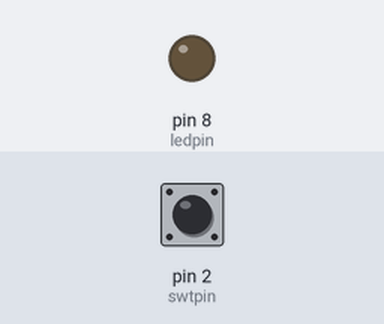
This sketch was run on a simulated Arduino Uno, built with avr-gcc and run on an emulated ATmega328P. Parts: output pins drawn as LEDs (lit = HIGH). The inputs (shaded band) are chosen by the test bench; at power-on: pin 2 (swtpin) HIGH.

Above: at 1.2 s.
1.3 s: pin 2 (swtpin) pulled LOW for 0.15 s
At 1.37 s:
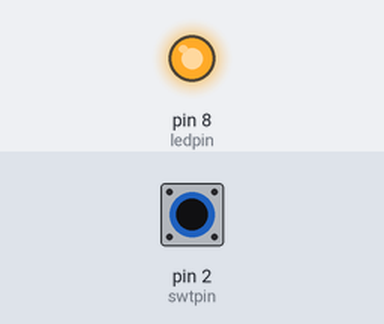
2.9 s: pin 2 (swtpin) pulled LOW for 3.2 s
At 7.5 s:
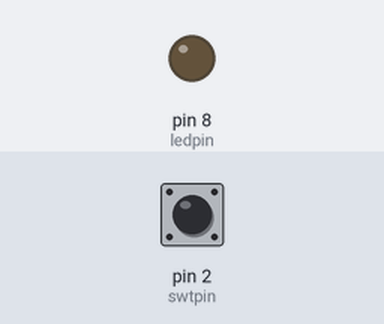
Timing chart, 0 to 9.0 s (numbered marks = the images above; inputs shaded):
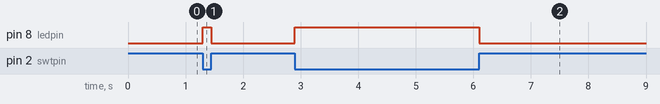

The sketch:

LED_Control_with_Switch.ino
```cpp
const int swtpin = 2;
const int ledpin = 8;
int swtstate;

void setup() {
  pinMode(swtpin, INPUT_PULLUP);
  pinMode(ledpin, OUTPUT);
  digitalWrite(ledpin, LOW);
}

void loop() {
  swtstate = digitalRead(swtpin);

  if (swtstate == LOW) {
    digitalWrite(ledpin, HIGH);
  } else {
    digitalWrite(ledpin, LOW);
  }
}
```

Measured:
- after the input at 1.3 s, pin 8 (ledpin): LOW → HIGH at once, → LOW 0.15 s later
- after the input at 2.9 s, pin 8 (ledpin): LOW → HIGH at once, → LOW 3.2 s later
